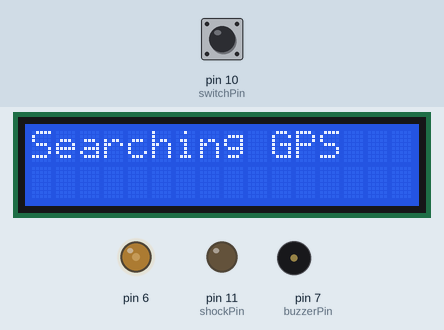
Recording of a sketch running on a simulated Arduino Uno, built with avr-gcc and run on an emulated ATmega328P. Parts: 16×2 character LCD, output pins drawn as LEDs (lit = HIGH), buzzer (waves = sounding, pin HIGH). The test bench sets the inputs (shaded band); at power-on: pin 10 (switchPin) HIGH. The modem accepts every AT command (registered, SIM ready, sends succeed) and sends nothing else.

Above: at 3.1 s.
At 19.7 s:
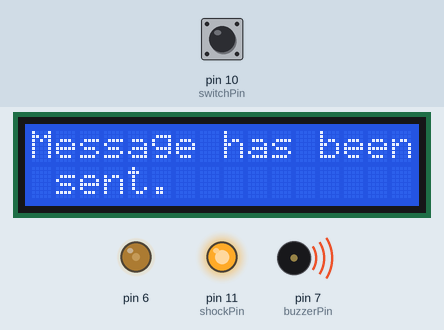
19.8 s: pin 10 (switchPin) pulled LOW for 0.5 s
At 24.2 s:
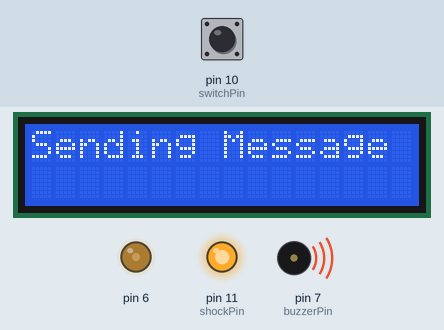
At 25.7 s:
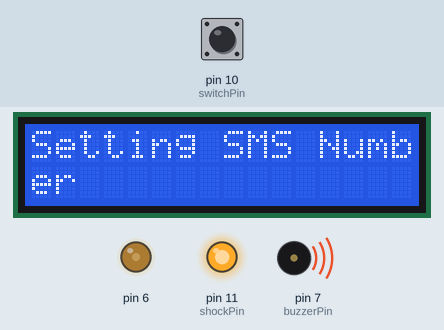
Timing chart, 0 to 27.2 s (numbered marks = the images above; inputs shaded):
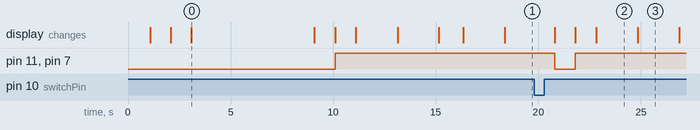

Measured:
- after the input at 19.8 s, pin 11 (shockPin), pin 7 (buzzerPin): HIGH → LOW after 1.0 s, → HIGH 1.0 s later; the display: first changes after 1.0 s (image 2 shows a later state)
- what the display in image 0 shows lasts 6.0 s, from 3.1 s to 9.1 s
- what the display in image 2 shows lasts 2.1 s, from 22.8 s to 24.9 s

The sketch:

Women_Safety.ino
```cpp
#include <LiquidCrystal.h>
#include <TinyGPS++.h>
#include <SoftwareSerial.h>

//  The circuit:
// * LCD RS pin to digital pin 12
// * LCD Enable pin to digital pin 11
// * LCD D4 pin to digital pin 5
// * LCD D5 pin to digital pin 4
// * LCD D6 pin to digital pin 3
// * LCD D7 pin to digital pin 2
// * LCD R/W pin to ground
// * LCD VSS pin to ground
// * LCD VCC pin to 5V
// * 10K resistor:
// * ends to +5V and ground
// * wiper to LCD VO pin (pin 3)

LiquidCrystal lcd(0, 1, 5, 4, 3, 2);

static const int GPSRXPin = 12, GPSTXPin = 13;
static const uint32_t Baud = 9600;
TinyGPSPlus gps;
SoftwareSerial GPS( GPSRXPin, GPSTXPin );


int sim900aRX=8,sim900aTX=9;
SoftwareSerial SIM900A(sim900aRX,sim900aTX);
String phoneNumber = "+918008918427";

//switch one pin connected to ground and other to the switchPin
const int switchPin = 10;
const int buzzerPin = 7;
const int shockPin = 11;

int switchValue = 0;
int flag = 0;

int contrast = 75;
void setup() {

  analogWrite(6,contrast);
  lcd.begin(16, 2);
  writeLcd("Connectiong to GSM Module");
  SIM900A.begin(9600);
  while(!sendCommand("AT",5,"OK")){
  }
  writeLcd("GSM Connected..");
  writeLcd("Searching GPS");
  delay(5000);
  GPS.begin(9600);
//  while(!GPS.available()){
//    writeLcd("GPS Unavailable.....Trying Again");
//    delay(1000);
//  }

  writeLcd("Found GPS");

  pinMode( buzzerPin, OUTPUT );
  pinMode( switchPin, INPUT_PULLUP );
  pinMode(shockPin,OUTPUT);

}

void loop() {

    switchValue = digitalRead( switchPin );

    if(switchValue == 1 && flag == 0 ){

      writeLcd("Women in Danger...Emergency.");
      turnShockOn();
      turnOnBuzzer();
      SendMessage();
      flag = 1;

    }else if(switchValue == 0){
      writeLcd("Women is Safe..");
      turnShockOff();
      turnOffBuzzer();
      flag = 0;

    }

}

void turnShockOn(){
    digitalWrite(shockPin,HIGH);
}

void turnShockOff(){
    digitalWrite(shockPin,LOW);
}

void turnOnBuzzer(){
  digitalWrite( buzzerPin, HIGH );
}

void turnOffBuzzer(){
  digitalWrite( buzzerPin, LOW );
}

void writeLcd(String message){

  delay(1000);
  lcd.clear();
  lcd.setCursor(0,0);

  for( int i=0 ; i < message.length() && i < 32 ; i++ ){
    lcd.write(message[i]);
    if(i==15){
     lcd.setCursor(0,1);
    }
  }

}

String getLocation(){
  return "https://www.google.com/maps/search/?api=1&query=17.421518,78.5949549";
  while(true){
   String url ="";
   float la,lo;
   int flag = 0;
    gps.encode(GPS.read());
      if (gps.location.isUpdated()){
        writeLcd("Getting Location.");
//        Serial.print("Latitude= ");
//        Serial.print(gps.location.lat(), 6);
        la = gps.location.lat();
//        Serial.print(" Longitude= ");
//        Serial.println(gps.location.lng(), 6);
        lo = gps.location.lng();
        url = "https://www.google.com/maps/search/?api=1&query=" + String(la) + "," + String(lo);
//        Serial.println(url);
        writeLcd("Location Recieved.");
        return url;
     }
    url = "https://www.google.com/maps/search/?api=1&query=" + String(la) + "," + String(lo);
  }
}


 void SendMessage()
{
  writeLcd ("Sending Message");
  SIM900A.println("AT+CMGF=1");    //Sets the GSM Module in Text Mode
  delay(1000);
  writeLcd ("Setting SMS Number");
  SIM900A.println("AT+CMGS=\"" + phoneNumber + "\"\r"); //Mobile phone number to send message
  delay(1000);
  writeLcd ("Setting SMS Content");
  SIM900A.println("Emergency...\nLocation : "+getLocation());// Messsage content
  delay(100);
  writeLcd ("Finish");
  SIM900A.println((char)26);// ASCII code of CTRL+Z
  delay(1000);
  writeLcd ("Message has been sent.");
}


bool sendCommand(String command, int maxTime, char readReplay[]) {
  bool found = false;
  int countTimeCommand = 0;
  while(countTimeCommand < (maxTime*1))
  {
    SIM900A.println(command);//at+cipsend
    if(SIM900A.find(readReplay))//ok
    {
      found = true;
      break;
    }

    countTimeCommand++;
  }
  return found;
 }
```
